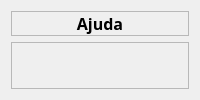
            <widget class="QWidget" name="help">
             <layout class="QVBoxLayout" name="verticalLayout_16">
              <item>
               <widget class="QFrame" name="frame_title_5">
                <property name="font">
                 <font>
                  <family>Rockwell</family>
                 </font>
                </property>
                <property name="frameShape">
                 <enum>QFrame::StyledPanel</enum>
                </property>
                <property name="frameShadow">
                 <enum>QFrame::Raised</enum>
                </property>
                <layout class="QVBoxLayout" name="verticalLayout_15">
                 <property name="spacing">
                  <number>0</number>
                 </property>
                 <property name="leftMargin">
                  <number>0</number>
                 </property>
                 <property name="topMargin">
                  <number>0</number>
                 </property>
                 <property name="rightMargin">
                  <number>0</number>
                 </property>
                 <property name="bottomMargin">
                  <number>0</number>
                 </property>
                 <item alignment="Qt::AlignTop">
                  <widget class="QLabel" name="label_title_5">
                   <property name="font">
                    <font>
                     <family>Rockwell</family>
                     <pointsize>12</pointsize>
                     <weight>75</weight>
                     <bold>true</bold>
                    </font>
                   </property>
                   <property name="text">
                    <string>Ajuda</string>
                   </property>
                   <property name="alignment">
                    <set>Qt::AlignCenter</set>
                   </property>
                  </widget>
                 </item>
                </layout>
               </widget>
              </item>
              <item>
               <widget class="QFrame" name="frame_main_page5">
                <property name="sizePolicy">
                 <sizepolicy hsizetype="Preferred" vsizetype="Expanding">
                  <horstretch>0</horstretch>
                  <verstretch>0</verstretch>
                 </sizepolicy>
                </property>
                <property name="frameShape">
                 <enum>QFrame::StyledPanel</enum>
                </property>
                <property name="frameShadow">
                 <enum>QFrame::Raised</enum>
                </property>
                <property name="lineWidth">
                 <number>1</number>
                </property>
                <layout class="QGridLayout" name="gridLayout_5">
                 <property name="leftMargin">
                  <number>0</number>
                 </property>
                 <property name="topMargin">
                  <number>0</number>
                 </property>
                 <property name="rightMargin">
                  <number>0</number>
                 </property>
                 <property name="bottomMargin">
                  <number>0</number>
                 </property>
                 <property name="spacing">
                  <number>0</number>
                 </property>
                </layout>
               </widget>
              </item>
             </layout>
            </widget>
